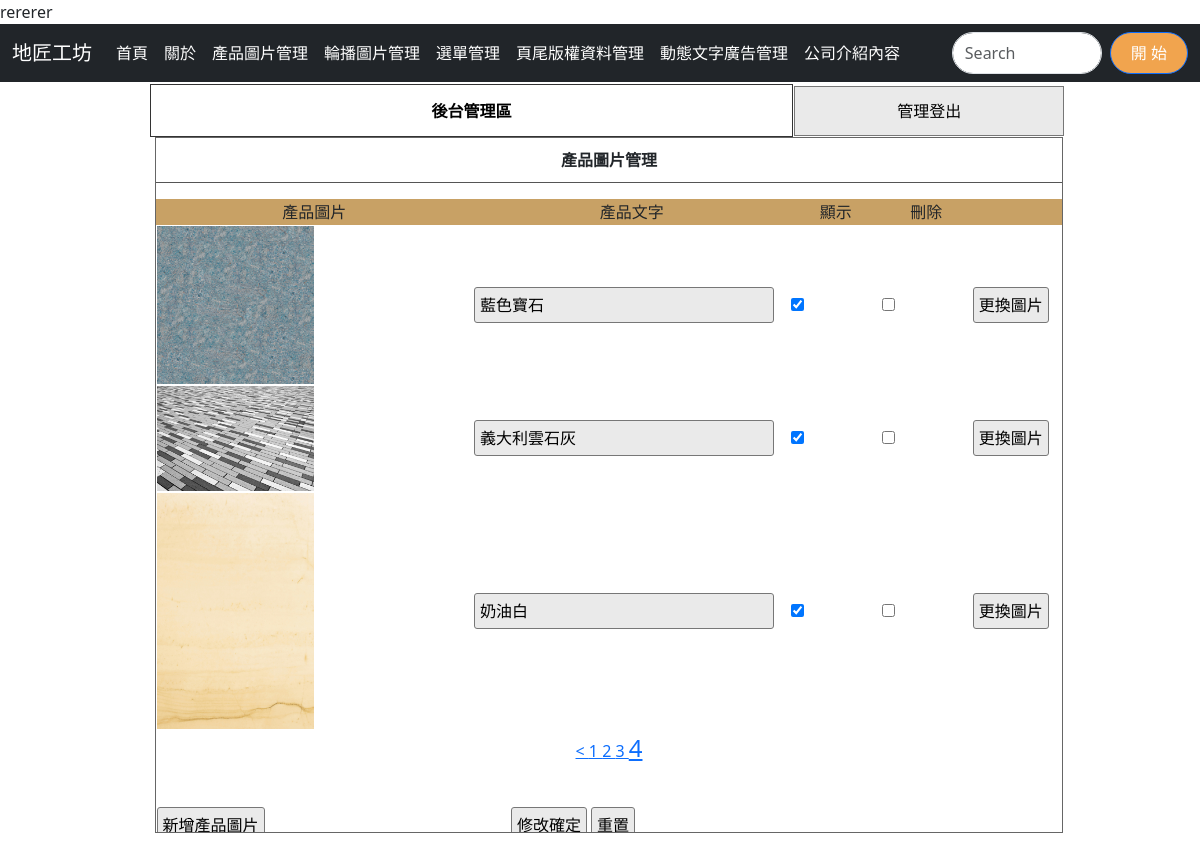
/admin.php?do=image&p=4, run on the app's committed database.
### tables this page shows
CREATE TABLE `ads` (
  `id` int(10) UNSIGNED NOT NULL,
  `text` text NOT NULL,
  `sh` int(1) UNSIGNED NOT NULL DEFAULT 0
);

CREATE TABLE `images` (
  `id` int(10) UNSIGNED NOT NULL,
  `img` text NOT NULL,
  `sh` int(1) UNSIGNED NOT NULL DEFAULT 1,
  `type` int(12) NOT NULL,
  `text` text NOT NULL
);

### api/db.php (called while the page is built, shortened)
<?php
class DB{
    protected $dsn="mysql:host=localhost;charset=utf8;dbname=db10";
    protected $pdo;
    protected $table;
    function __construct($table){
        $this->table=$table;
        $this->pdo=new PDO($this->dsn,'root','');
    }
    function all(...$arg){
        $sql="SELECT * FROM $this->table ";
        if(!empty($arg[0])){
            if(is_array($arg[0])){
                $where=$this->a2s($arg[0]);
                $sql=$sql . " WHERE ". join(" && ",$where);
            }else{
                $sql .= $arg[0];
            }
        }
        return $this->fetchAll($sql);
    }
    function a2s($array){
        $tmp=[];
        foreach($array as $key => $value){
            $tmp[]="`$key`='$value'";
        }
        return $tmp;
    }
    function count($where=[]){
        return $this->math('count','*',$where);
    }
    protected function fetchAll($sql){
        return $this->pdo->query($sql)->fetchAll(PDO::FETCH_ASSOC);
    }
     protected function math($math,$col='id',$where=[]){
        $sql="SELECT $math($col) FROM $this->table";
        return $this->pdo->query($sql)->fetchColumn();
    }
}
$Ad=new DB('ads');
$Image=new DB('images');

### backend/image.php (the view, shortened to what this page needs)
<div class="di" style="height:800px; ; width:76.5%; margin:2px 0px 0px 0px; float:left; position:relative; left:150px;">
    <?php include_once "logout.php";?>
    <div style="width:99%; height:87%; margin:auto; overflow:auto; border:#666 1px solid;">
        <p class="t cent botli">產品圖片管理</p>
        <form method="post" action="./api/edit.php">
            <table width="100%">
                <tbody>
                    <tr class="yel">
                        <td width="35%">產品圖片</td>
                        <td width="35%">產品文字</td>
                        <td width="10%">顯示</td>
                        <td width="10%">刪除</td>
                        <td></td>
                    </tr>
                    <?php
                    $div=3;
                    $total=$Image->count();
                    $pages=ceil($total/$div);
                    $now=$_GET['p']??1;
                    $start=($now-1)*$div;
                    $rows=$Image->all(" limit $start,$div");
                    foreach($rows as $row){
                    ?>
                    <tr>
                        <td>
                            <img src="./upload/<?=$row['img'];?>" style="width:50%;height:50%;">
                        </td>
                        <td>
                            <input type="text" name="text[]" value="<?=$row['text'];?>" style="width:95%">
                        </td>
                        <td>
                            <input type="checkbox" name="sh[]" value="<?=$row['id'];?>"
                                <?=($row['sh']==1)?'checked':'';?>>
                        </td>
                        <td>
                            <input type="checkbox" name="del[]" value="<?=$row['id'];?>">
                        </td>
                        <td>
                            <input type="button"
                                onclick="op('#cover','#cvr','./modal/upload_<?=$do;?>.php?id=<?=$row['id'];?>&table=<?=$do;?>')"
                                value="更換圖片">
                        </td>
                    </tr>
                    <?php
                    }
                    ?>
                </tbody>
            </table>
            <div class="cent">
                <div class="cent">
                    <?php
                if(($now-1)>0){
                    $prev=$now-1;
                    echo "<a href='?do=$do&p=$prev'> < </a>";
                }
                for($i=1;$i<=$pages;$i++){
                    $size=($i==$now)?"24px":"16px";
                    echo "<a href='?do=$do&p=$i' style='font-size:$size'> ";
                    echo $i;
                    echo " </a>";
                }
            ?>
                </div>
            </div>
            <table style="margin-top:40px; width:70%;">
                <tbody>
                    <tr>
                        <td width="200px">
                            <input type="button"
                                onclick="op(&#39;#cover&#39;,&#39;#cvr&#39;,&#39;./modal/image.php?table=<?=$do;?>&#39;)"
                                value="新增產品圖片">
                        </td>
                        <td class="cent">
                            <input type="submit" value="修改確定">
                            <input type="reset" value="重置">
                        </td>
                    </tr>
                </tbody>
            </table>
        </form>
    </div>
</div>

### admin.php (shortened to what this page needs)
<?php include_once "api/db.php";?>
<!DOCTYPE html>
<html lang="en">
<head>
    <link rel="stylesheet" href="./css/style.css">
    <link rel="stylesheet" href="https://cdnjs.cloudflare.com/ajax/libs/bootstrap/5.3.3/css/bootstrap.min.css"
 />
</head>
<body>
    <div class="main-header">
        <marquee behavior="scroll" direction="left">
            <?php
    $ads=$Ad->all(['sh'=>1]);
    foreach($ads as $ad){
        echo $ad['text'];
    }
?>
        </marquee>
    </div>
    <nav class="navbar navbar-expand-sm navbar-dark bg-dark position: sticky top: 0 z-index: 1050 sticky-top">
        <div class="container-fluid">
            <a class="navbar-brand" href="javascript:void(0)">地匠工坊</a>
            <div class="collapse navbar-collapse" id="mynavbar">
                <ul class="navbar-nav me-auto">
                    <li class="nav-item">
                        <a class="nav-link highlight-hover" href="index.php">首頁</a>
                    </li>
                    <li class="nav-item">
                        <a class="nav-link highlight-hover" href="#page1">關於</a>
                    </li>
                    <li class="nav-item">
                        <a class="nav-link highlight-hover" href="?do=image">產品圖片管理</a>
                    </li>
                    <li class="nav-item">
                        <a class="nav-link highlight-hover" href="?do=mvim">輪播圖片管理</a>
                    </li>
                    <li class="nav-item">
                        <a class="nav-link highlight-hover" href="?do=menu">選單管理</a>
                    </li>
                    <li class="nav-item">
                        <a class="nav-link highlight-hover" href="?do=bottom">頁尾版權資料管理</a>
                    </li>
                    <li class="nav-item">
                        <a class="nav-link highlight-hover" href="?do=ad">動態文字廣告管理</a>
                    </li>
                    <li class="nav-item">
                        <a class="nav-link highlight-hover" href="?do=about">公司介紹內容</a>
                    </li>
                </ul>
                <form class="d-flex">
                    <input class="form-control me-2" type="text" placeholder="Search">
                    <button class="btn btn-primary" type="button">開 始</button>
                </form>
            </div>
        </div>
    </nav>
    <div class="col">
        <?php
         $do=$_GET['do']??'title';
         $file="./backend/{$do}.php";
         if(file_exists($file)){
             include $file;
         }else{
             include "./backend/title.php";
         }
        ?>
    </div>
</body>
</html>

### css/style.css (style rules this page uses)
body { padding: 0px; margin: 0px; }
.t { font-weight: 800; display: block; text-align: center; padding: 10px 1px 10px 1px; }
.botli { border-bottom: #555 1px solid; }
.di { display: inline-block; }
.cent { text-align: center; }
input, button { border: #777 1px solid; border-radius: 3px; background: #EAEAEA; padding: 5px; margin: 3px; }
input[type=text], input[type=password] { width: 150px; }
.yel td { background: #C8A165; text-align: center; }
.highlight-hover { position: relative; display: inline-block; }
.highlight-hover::after { content: ''; position: absolute; bottom: 0; left: 50%; width: 0; height: 8px; background-color: rgba(255, 255, 0, 0.8); transition: width 0.3s ease, left 0.3s ease; z-index: -1; }
body { background-color: #f5f5f5; color: #333; font-family: 'Roboto', sans-serif; }
.navbar { background-color: #ebbf0fed; }
.navbar-brand, .nav-link { color: #ffffff !important; }
input.form-control { border-radius: 30px; }
button.btn-primary { background-color: #f1a44e; border-radius: 30px; padding: 8px 20px; }

### data on the page
ads: text "rererer"
images: img (picture), text "藍色寶石", sh "☑"
images: img (picture), text "義大利雲石灰", sh "☑"
images: img (picture), text "奶油白", sh "☑"
